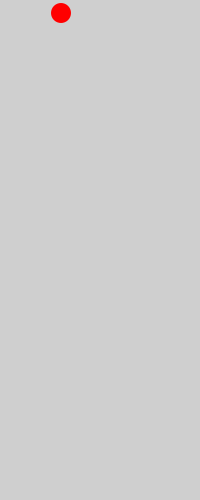
Frame 1 (no input)
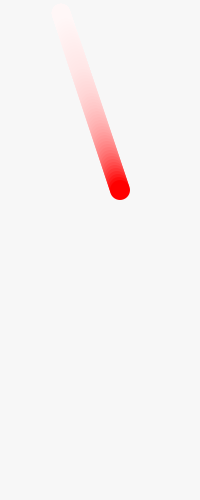
Frame 60 (the mouse pressed at the canvas centre just before this capture)
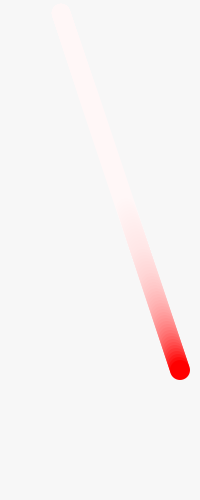
Frame 120 (the mouse held since frame 60 and released just before this capture)

The Processing sketch that drew these frames (run headless with seeded random() and noise(); from frame 60 on, the mouse is pressed at the canvas centre):

// Processing sketch: processing_56631
// ── processing_56631.pde

int x,y;
int xspeed,yspeed;
int ellipseRadius;

void setup()
{
 size(200,500);
 smooth();
 ellipseMode(CENTER);
 x=60;
 y=10;
 xspeed=1;
 yspeed=3;
 ellipseRadius = 10;
 noStroke();
}

void draw()
{
  fill(255,15); //fill(brightness, transparency)
  rect(0,0,width,height); //semi-transparent rectangle instead of opaque bg. 
//  background(150,150,1); 

  x=x+xspeed;
  y=y+yspeed;
  if(y>=height-ellipseRadius || y<=ellipseRadius)
  {
    yspeed=yspeed*-1;
  }
  if (x>=width-ellipseRadius || x<=ellipseRadius)
  {
    xspeed=xspeed*-1;
  }
 
  fill(255,0,0);
  ellipse(x,y,ellipseRadius*2,ellipseRadius*2); 
}
